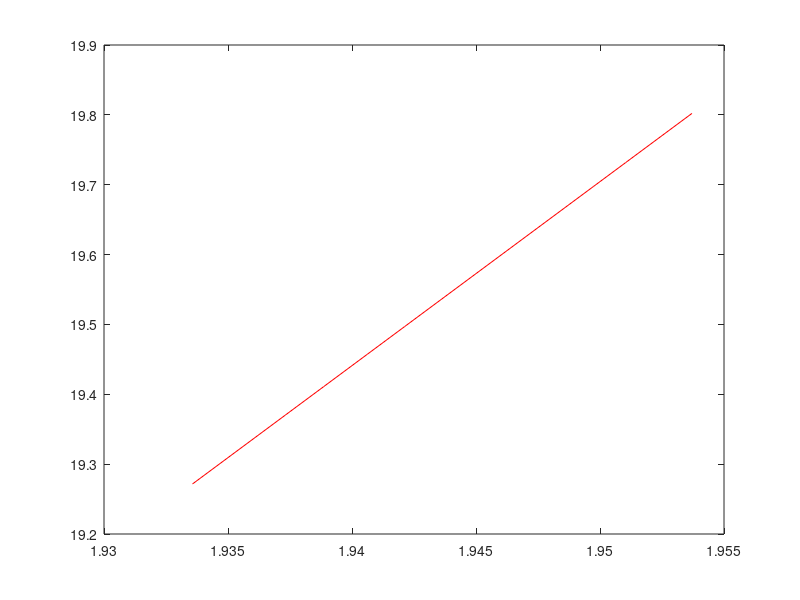

The MATLAB script that drew this image: (Note: this script raises an error after producing the figure.)
load('Uniaxal_Tension_test.mat')
format longE
A_0 = 1.25*10^-4;
L_0 = 0.0125;
x = log(log(L ./ L_0));
y = log((F.*L) / (A_0*L_0));

nx=length(x);

Sx=sum(x);
Sy=sum(y);
Sxy=sum(x.*y);
Sxx=sum(x.^2);
m=(nx*Sxy-Sx*Sy)/(nx*Sxx-Sx^2);
K=(Sxx*Sy-Sxy*Sx)/(nx*Sxx-Sx^2);

f = @(x) m.*x+K;

plot(x, f(x), '-r')
hold on
plot(x,y, 'Or')
hold off